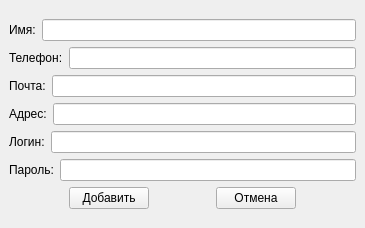
<?xml version="1.0" encoding="UTF-8"?>
<ui version="4.0">
 <class>CreateUserWindow</class>
 <widget class="QMainWindow" name="CreateUserWindow">
  <property name="geometry">
   <rect>
    <x>0</x>
    <y>0</y>
    <width>365</width>
    <height>228</height>
   </rect>
  </property>
  <property name="windowTitle">
   <string>MainWindow</string>
  </property>
  <widget class="QWidget" name="centralwidget">
   <layout class="QVBoxLayout" name="verticalLayout_3">
    <item>
     <layout class="QVBoxLayout" name="verticalLayout_2">
      <item>
       <layout class="QVBoxLayout" name="verticalLayout">
        <item>
         <layout class="QHBoxLayout" name="horizontalLayout">
          <item>
           <widget class="QLabel" name="label">
            <property name="text">
             <string>Имя:</string>
            </property>
           </widget>
          </item>
          <item>
           <widget class="QLineEdit" name="name_line"/>
          </item>
         </layout>
        </item>
        <item>
         <layout class="QHBoxLayout" name="horizontalLayout_2">
          <item>
           <widget class="QLabel" name="label_2">
            <property name="text">
             <string>Телефон:</string>
            </property>
           </widget>
          </item>
          <item>
           <widget class="QLineEdit" name="phone_line"/>
          </item>
         </layout>
        </item>
        <item>
         <layout class="QHBoxLayout" name="horizontalLayout_3">
          <item>
           <widget class="QLabel" name="label_3">
            <property name="text">
             <string>Почта:</string>
            </property>
           </widget>
          </item>
          <item>
           <widget class="QLineEdit" name="email_line"/>
          </item>
         </layout>
        </item>
        <item>
         <layout class="QHBoxLayout" name="horizontalLayout_4">
          <item>
           <widget class="QLabel" name="label_4">
            <property name="text">
             <string>Адрес:</string>
            </property>
           </widget>
          </item>
          <item>
           <widget class="QLineEdit" name="adres_line"/>
          </item>
         </layout>
        </item>
        <item>
         <layout class="QHBoxLayout" name="horizontalLayout_5">
          <item>
           <widget class="QLabel" name="label_5">
            <property name="text">
             <string>Логин:</string>
            </property>
           </widget>
          </item>
          <item>
           <widget class="QLineEdit" name="login_line"/>
          </item>
         </layout>
        </item>
        <item>
         <layout class="QHBoxLayout" name="horizontalLayout_6">
          <item>
           <widget class="QLabel" name="label_6">
            <property name="text">
             <string>Пароль:</string>
            </property>
           </widget>
          </item>
          <item>
           <widget class="QLineEdit" name="password_line"/>
          </item>
         </layout>
        </item>
       </layout>
      </item>
      <item>
       <layout class="QHBoxLayout" name="horizontalLayout_7">
        <item>
         <spacer name="horizontalSpacer_2">
          <property name="orientation">
           <enum>Qt::Horizontal</enum>
          </property>
          <property name="sizeHint" stdset="0">
           <size>
            <width>40</width>
            <height>20</height>
           </size>
          </property>
         </spacer>
        </item>
        <item>
         <widget class="QPushButton" name="create_btn">
          <property name="text">
           <string>Добавить</string>
          </property>
         </widget>
        </item>
        <item>
         <spacer name="horizontalSpacer">
          <property name="orientation">
           <enum>Qt::Horizontal</enum>
          </property>
          <property name="sizeHint" stdset="0">
           <size>
            <width>40</width>
            <height>20</height>
           </size>
          </property>
         </spacer>
        </item>
        <item>
         <widget class="QPushButton" name="cancel_btn">
          <property name="text">
           <string>Отмена</string>
          </property>
         </widget>
        </item>
        <item>
         <spacer name="horizontalSpacer_3">
          <property name="orientation">
           <enum>Qt::Horizontal</enum>
          </property>
          <property name="sizeHint" stdset="0">
           <size>
            <width>40</width>
            <height>20</height>
           </size>
          </property>
         </spacer>
        </item>
       </layout>
      </item>
     </layout>
    </item>
   </layout>
  </widget>
 </widget>
 <resources/>
 <connections/>
</ui>
